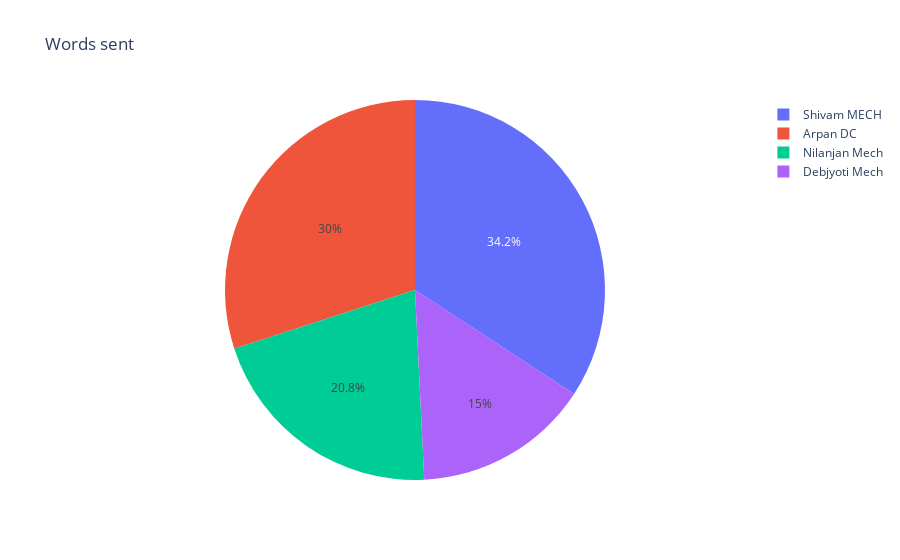

The notebook cell this image was saved under:
### Code cell
fig = px.pie(messages_df, values='Word_Count', names='Author', title='Words sent')
fig.show()

### Figure 1 — Plotly figure (JSON) as saved in the notebook; plotly's stock layout.template omitted (floating-point values rounded to 4 significant figures; data arrays with more than 128 entries replaced by an {"elided": "..."} marker saying what was removed)
{"data": [{"domain": {"x": [0, 1], "y": [0, 1]}, "hovertemplate": "Author=%{label}<br>Word_Count=%{value}<extra></extra>", "labels": {"elided": "3614 str values"}, "legendgroup": "", "name": "", "showlegend": true, "type": "pie", "values": {"elided": "3614 int values"}}], "layout": {"legend": {"tracegroupgap": 0}, "title": {"text": "Words sent"}}}
